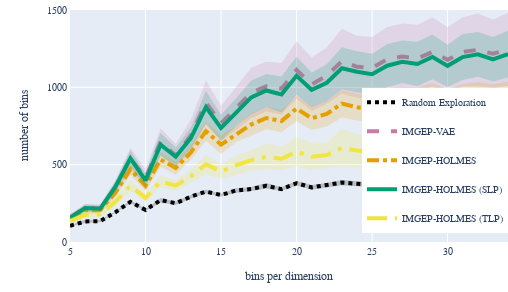

The notebook cell this image was saved under:
### Code cell
# plot data
import copy    
    
# PLOTTING
config = copy.deepcopy(default_config)

config['layout']['yaxis']['range'] = [0,1500]

fig = ad.gui.jupyter.plot_scatter_per_datasource(
        experiment_ids=[exp_def['id'] for exp_def in experiment_definitions],
        repetition_ids=repetition_ids, 
        data=data_statistic_space_all_diversity_dependence_on_number_of_bins, 
        data_source=['diversity_dependent_on_number_of_bins_per_dim'],
        config=config)  

#plotly.io.write_image(fig, 'sm_figure_4_SLP.pdf')
